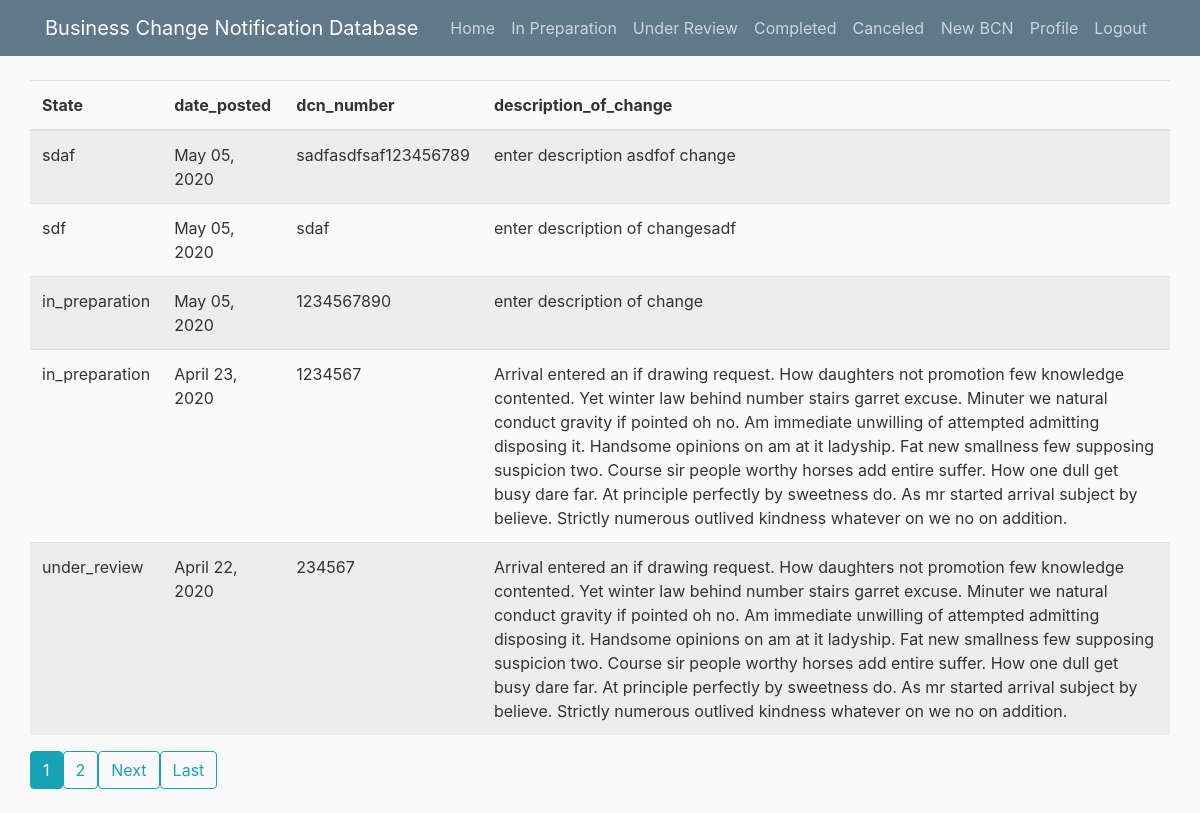
The app's page / (signed in) with its own data.
### blog/models.py (models this page shows, shortened)
class Post(models.Model):
    title = models.CharField(max_length=100, default="")
    content = models.TextField(default="")
    date_posted = models.DateTimeField(default=timezone.now)
    author = models.ForeignKey(User, on_delete=models.CASCADE)
    dcn_number = models.CharField(max_length=100, verbose_name='DCN number')
    state = models.CharField(max_length=100, default="")
    category_of_change = models.CharField(max_length=100, default="")
    description_of_change = models.TextField(default="enter description of change")
    reason_of_change = models.TextField(default="enter reason of change")
    closes_dcr = models.BooleanField(default=False)
    priority = models.CharField(max_length=7, choices=PRIORITY_CHOICES, default='1_week')

### blog/views.py (the view)
# urls.py: path('', PostListView.as_view(), name='blog-home'),
class PostListView(ListView):
    model = Post
    template_name = 'blog/home.html'  # <app>/<model>_<viewtype>.html
    context_object_name = 'posts'
    ordering = ['-date_posted']
    paginate_by = 5

### blog/templates/blog/home.html (shortened to what this page needs)
{% extends "blog/base.html" %}
{% block content-main %}
<table class="table table-striped">
    <thead>
        <th scope="col">State</th>
        <th scope="col">date_posted</th>
        <th scope="col">dcn_number</th>
        <th scope="col">description_of_change</th>
    </thead>
    {% for post in posts %}
    <tr>
        <td>{{ post.state }}</td>
        <td>{{ post.date_posted|date:"F d, Y" }}</td>
        <td>{{ post.dcn_number }}</td>
        <td>{{ post.description_of_change }}</td>
    </tr>
    {% endfor %}
</table>
{% if is_paginated %}
{% for num in page_obj.paginator.page_range %}
{% if page_obj.number == num %}
<a class="btn btn-info mb-4" href="?page={{ num }}">{{ num }}</a>
{% elif num > page_obj.number|add:'-3' and num < page_obj.number|add:'3' %}
<a class="btn btn-outline-info mb-4" href="?page={{ num }}">{{ num }}</a>
{% endif %}
{% endfor %}
{% if page_obj.has_next %}
<a class="btn btn-outline-info mb-4" href="?page={{ page_obj.next_page_number }}">Next</a>
<a class="btn btn-outline-info mb-4" href="?page={{ page_obj.paginator.num_pages }}">Last</a>
{% endif %}
{% endif %}
{% endblock content-main %}

### blog/static/blog/main.css (style rules this page uses)
body { background: #fafafa; color: #333333; margin-top: 5rem; }

### records on screen
Post: state "sdaf", date_posted "May 05, 2020", dcn_number "sadfasdfsaf123456789", description_of_change "enter description asdfof change"
Post: state "sdf", date_posted "May 05, 2020", dcn_number "sdaf", description_of_change "enter description of changesadf"
Post: state "in_preparation", date_posted "May 05, 2020", dcn_number "1234567890", description_of_change "enter description of change"
Post: state "in_preparation", date_posted "April 23, 2020", dcn_number "1234567", description_of_change "Arrival entered an if drawing request. How daughters not promotion few knowledge contented. Yet winter law behind number stairs garret excuse. Minuter we natural conduct gravity if pointed oh no. Am immediate unwilling of attempted admitting disposing it. Handsome opinions on am at it ladyship. Fat new smallness few supposing suspicion two. Course sir people worthy horses add entire suffer. How one dull get busy dare far. At principle perfectly by sweetness do. As mr started arrival subject by believe. Strictly numerous outlived kindness whatever on we no on addition."
Post: state "under_review", date_posted "April 22, 2020", dcn_number "234567", description_of_change "Arrival entered an if drawing request. How daughters not promotion few knowledge contented. Yet winter law behind number stairs garret excuse. Minuter we natural conduct gravity if pointed oh no. Am immediate unwilling of attempted admitting disposing it. Handsome opinions on am at it ladyship. Fat new smallness few supposing suspicion two. Course sir people worthy horses add entire suffer. How one dull get busy dare far. At principle perfectly by sweetness do. As mr started arrival subject by believe. Strictly numerous outlived kindness whatever on we no on addition."

### other values on screen
{{ num }} "1"
{{ num }} "2"
